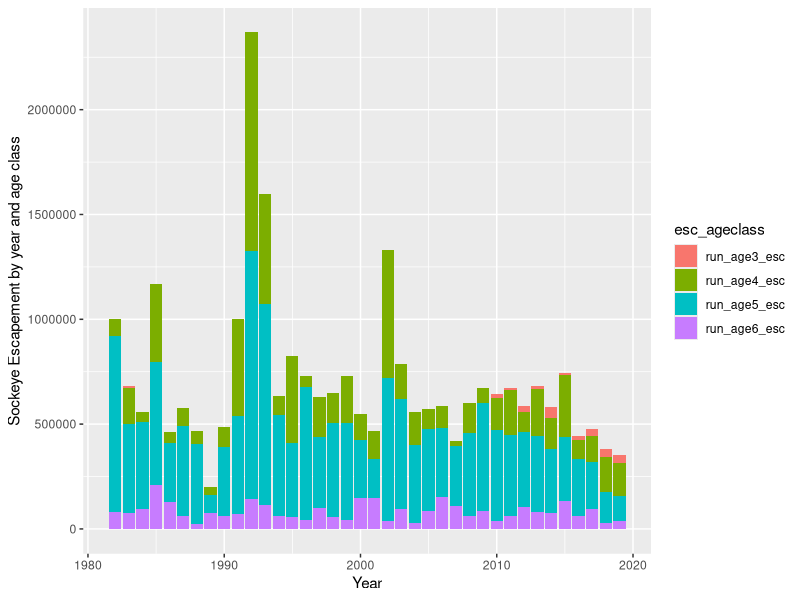
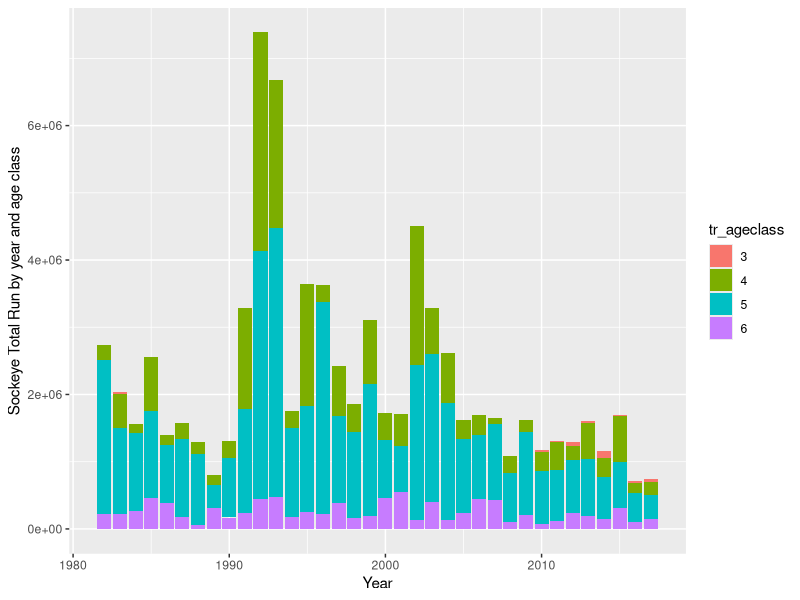

R code for these plots, in order: (Note: this script raises an error after producing the figures.)
# Code to process (1) Meziadin sockeye run by age data and (2) escapement and total return data
# for Meziadin-specific sockeye run forecast using ForecastR
library(tidyverse)

# Read in Meziadin/Nass TE/TR data:
mez_nass_TR_TE <- read_csv("data/nass vs mez TR TE new.csv") %>%
  rename(runyear = year)

#Wide format to have total run and escapement as columns
TR_TE_wide <- pivot_wider(mez_nass_TR_TE, names_from = type, values_from = c(Meziadin, Nass))


# Read in Meziadin by age data:
mez_age <- read_csv("data/Mez scale data - Andy.csv") %>%
  rename(runyear = Year)

# Merge the two dataframes 
all_mezdata <- merge(TR_TE_wide, mez_age, by = "runyear", all = TRUE) %>%
  # filter to only Meziadin data, remove uninformative columns
  subset(select = -c(`Nass_Escapement`, `Nass_Total Return`, RunAge7, AgeComp, mez.p, non.mez)) %>%
  # add sockeye escapement for each age class (total * percent age) 
  mutate(run_age3_esc = RunAge3*Meziadin_Escapement,
         run_age4_esc = RunAge4*Meziadin_Escapement,
         run_age5_esc = RunAge5*Meziadin_Escapement,
         run_age6_esc = RunAge6*Meziadin_Escapement) %>%
  # add sockeye total return number for each age class
  mutate("3" = RunAge3*`Meziadin_Total Return`,
         "4" = RunAge4*`Meziadin_Total Return`,
         "5" = RunAge5*`Meziadin_Total Return`,
         "6" = RunAge6*`Meziadin_Total Return`) %>%
  # clarify column name for percentages
  rename(p.age3 = RunAge3, p.age4 = RunAge4, p.age5 = RunAge5, p.age6 = RunAge6)

# format for plotting
all_mezdata_long <- all_mezdata %>%
  pivot_longer(cols = run_age3_esc:run_age6_esc, names_to = "esc_ageclass", values_to = "esc_count") %>%
  pivot_longer(cols = "3":"6", names_to = "tr_ageclass", values_to = "tr_count")
# Look at a plot of escapement by age by year
ggplot(all_mezdata_long, aes(x = runyear, y = esc_count, fill = esc_ageclass)) +
  geom_col() +
  xlab("Year") +
  ylab("Sockeye Escapement by year and age class")
# And with total run:
ggplot(all_mezdata_long, aes(x = runyear, y = tr_count, fill = tr_ageclass)) +
  geom_col() +
  xlab("Year") +
  ylab("Sockeye Total Run by year and age class")

# Format identical to ForecastR example - removing escapement and just include total return data,
# add columns for stock, species etc

mez_forecastr <- all_mezdata_long %>%
  subset(select = -c(p.age3, p.age4, p.age5, p.age6, Total, esc_ageclass, esc_count, 
                     Meziadin_Escapement, `Meziadin_Total Return`)) %>%
  rename(Run_Year = runyear, Age_Class = tr_ageclass, Average_Terminal_Run = tr_count) %>%
  mutate(Brood_Year = Run_Year - as.numeric(Age_Class),
         Stock_Name = "Meziadin",
         Stock_Species = "Sockeye",
         Stock_Abundance = "Terminal Run",
         Forecasting_Year = "2024") %>%
  select(Stock_Name, Stock_Species, Stock_Abundance, Forecasting_Year, Run_Year, Brood_Year,
         Age_Class, Average_Terminal_Run)

write.csv(mez_forecastr, "~/coastland/nass-data-summaries/data/mez_forecastr.csv")
